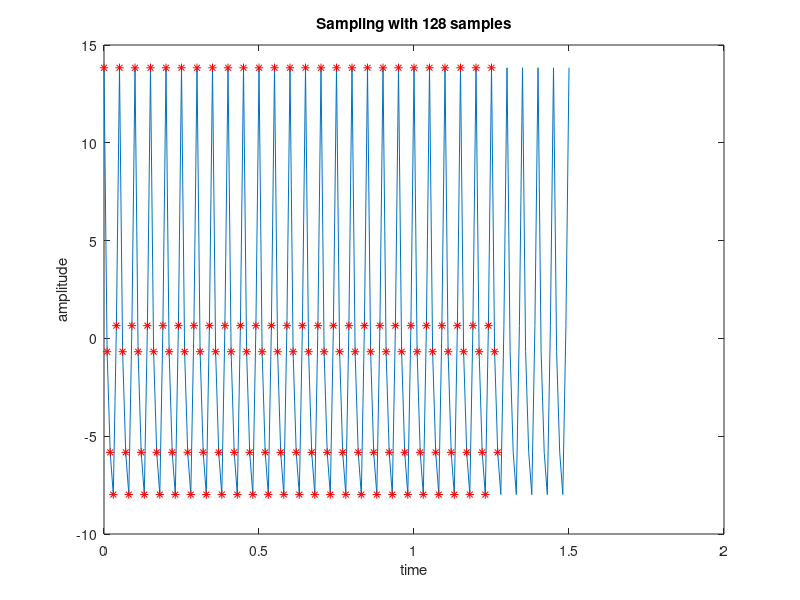
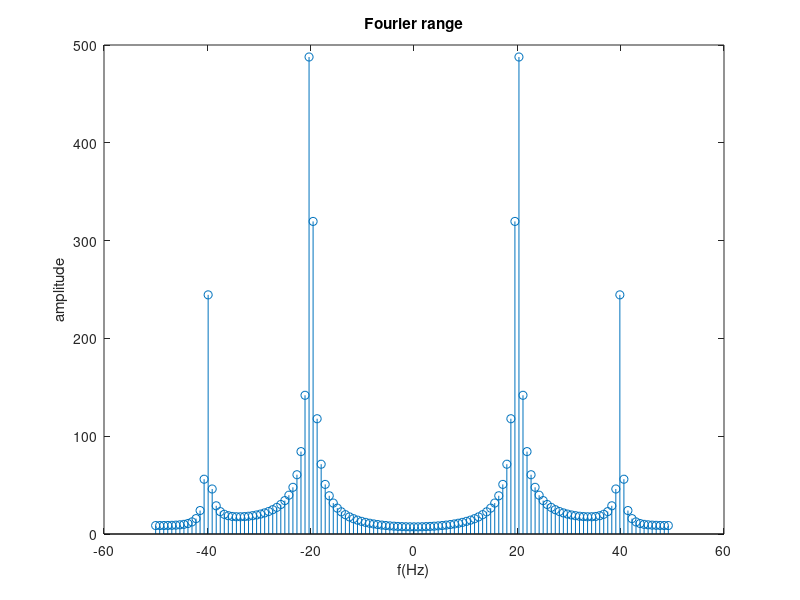

MATLAB code to generate these figures, in order:
clear all
close all

dt = 0.01;
t = [0:dt:1.5];

%create the continuous signal x
x = 10*cos(2*pi*20*t) - 4*sin(2*pi*40*t+5);
figure(1)
plot(t,x);
title("Sampling with 128 samples")
xlabel("time")
ylabel("amplitude");

%Sampling with Fs = 100Hz for 128 samples
Ts = 1/100;
N = 128;
td = [t(1):Ts:(N-1)*Ts];
xd = 10*cos(2*pi*20*td) - 4*sin(2*pi*40*td+5);
hold on
plot(td,xd,"r*")
hold off

%Fourier Transform of sampled signal
fs = 1/Ts;
f = [-fs/2:fs/N:fs/2-fs/N];
xf = fftshift(abs(fft(xd)));
figure(2)
stem(f,xf);
title("Fourier range")
xlabel("f(Hz)")
ylabel("amplitude");